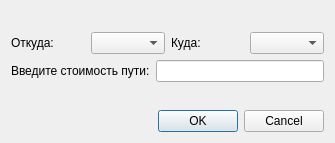
<?xml version="1.0" encoding="UTF-8"?>
<ui version="4.0">
 <class>connecting_vertices_dialog</class>
 <widget class="QDialog" name="connecting_vertices_dialog">
  <property name="enabled">
   <bool>true</bool>
  </property>
  <property name="geometry">
   <rect>
    <x>0</x>
    <y>0</y>
    <width>335</width>
    <height>143</height>
   </rect>
  </property>
  <property name="windowTitle">
   <string>Соединение вершин</string>
  </property>
  <layout class="QVBoxLayout" name="verticalLayout">
   <item>
    <spacer name="verticalSpacer">
     <property name="orientation">
      <enum>Qt::Vertical</enum>
     </property>
     <property name="sizeHint" stdset="0">
      <size>
       <width>20</width>
       <height>40</height>
      </size>
     </property>
    </spacer>
   </item>
   <item>
    <layout class="QHBoxLayout" name="horizontalLayout">
     <item>
      <widget class="QLabel" name="label">
       <property name="text">
        <string>Откуда:</string>
       </property>
      </widget>
     </item>
     <item>
      <widget class="QComboBox" name="comboBox"/>
     </item>
     <item>
      <widget class="QLabel" name="label_2">
       <property name="text">
        <string>Куда:</string>
       </property>
      </widget>
     </item>
     <item>
      <widget class="QComboBox" name="comboBox_2"/>
     </item>
    </layout>
   </item>
   <item>
    <layout class="QHBoxLayout" name="horizontalLayout_2">
     <item>
      <widget class="QLabel" name="label_3">
       <property name="text">
        <string>Введите стоимость пути:</string>
       </property>
      </widget>
     </item>
     <item>
      <widget class="QLineEdit" name="lineEdit"/>
     </item>
    </layout>
   </item>
   <item>
    <spacer name="verticalSpacer_2">
     <property name="orientation">
      <enum>Qt::Vertical</enum>
     </property>
     <property name="sizeHint" stdset="0">
      <size>
       <width>20</width>
       <height>40</height>
      </size>
     </property>
    </spacer>
   </item>
   <item>
    <widget class="QDialogButtonBox" name="buttonBox">
     <property name="orientation">
      <enum>Qt::Horizontal</enum>
     </property>
     <property name="standardButtons">
      <set>QDialogButtonBox::Cancel|QDialogButtonBox::Ok</set>
     </property>
    </widget>
   </item>
  </layout>
 </widget>
 <resources/>
 <connections>
  <connection>
   <sender>buttonBox</sender>
   <signal>accepted()</signal>
   <receiver>connecting_vertices_dialog</receiver>
   <slot>accept()</slot>
   <hints>
    <hint type="sourcelabel">
     <x>248</x>
     <y>254</y>
    </hint>
    <hint type="destinationlabel">
     <x>157</x>
     <y>274</y>
    </hint>
   </hints>
  </connection>
  <connection>
   <sender>buttonBox</sender>
   <signal>rejected()</signal>
   <receiver>connecting_vertices_dialog</receiver>
   <slot>reject()</slot>
   <hints>
    <hint type="sourcelabel">
     <x>316</x>
     <y>260</y>
    </hint>
    <hint type="destinationlabel">
     <x>286</x>
     <y>274</y>
    </hint>
   </hints>
  </connection>
 </connections>
</ui>
